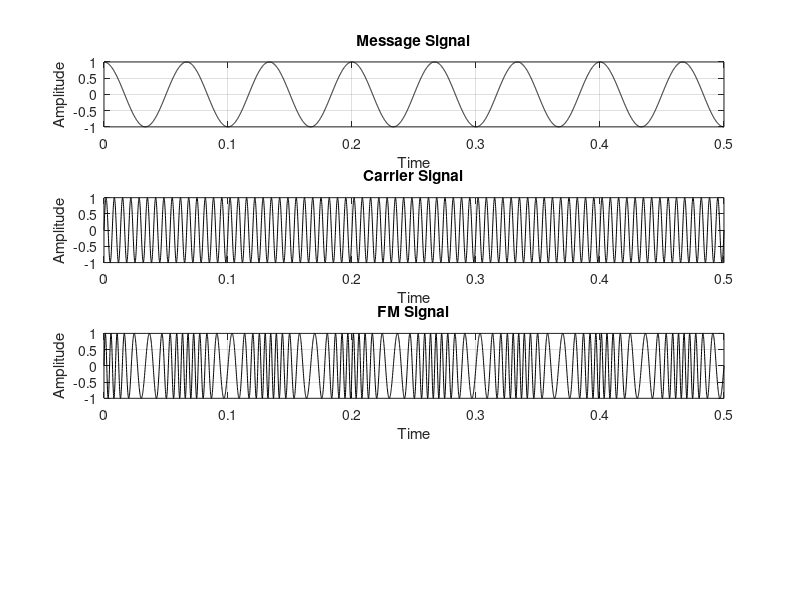

Recreate this plot in MATLAB. (Note: this script raises an error after producing the figure.)
clc;
clear all;
close all;
Ac=1;
Am=1;
fm = 15;
B = 5;
fs = 10000;
t = 0:1/fs:0.5;
m=Am*cos(2*pi*fm*t);
subplot(4,1,1);
plot(t,m, 'black');
xlabel('Time');
ylabel('Amplitude');
title('Message Signal');
grid on;

fc = 150;
c = Ac*sin(2*pi*fc*t);
subplot(4,1,2);
plot(t,c,'black');
xlabel('Time');
ylabel('Amplitude');
title('Carrier Signal');
%axis([0,0.25,-1.5,1.5]);
grid on;

y = Ac*sin(2*pi*fc*t+(B*sin(2*pi*fm*t)));
subplot(4,1,3);
plot(t,y, 'black');
xlabel('Time');
ylabel('Amplitude');
title('FM Signal');
grid on;

x = demod(y,fc,fs,'fm');
subplot(4,1,4);
plot(t,x, 'black');
xlabel('Time');
ylabel('Amplitude');
title('Demodulated Signal');
grid on;